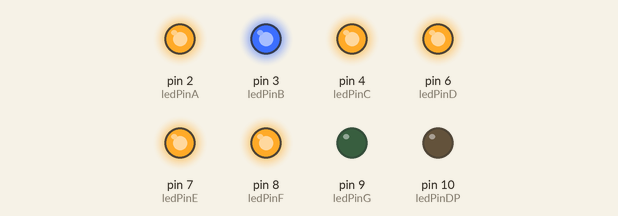
Recording of a sketch running on a simulated Arduino Uno, built with avr-gcc and run on an emulated ATmega328P. Shown: output pins drawn as LEDs (lit = HIGH).

Above: at 0.5 s.
At 2.5 s:
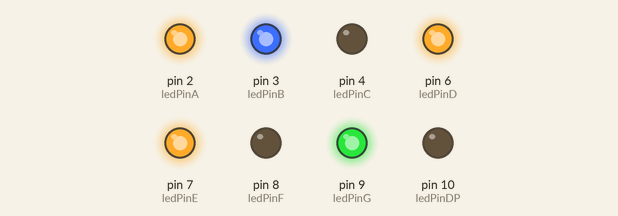
At 3.5 s:
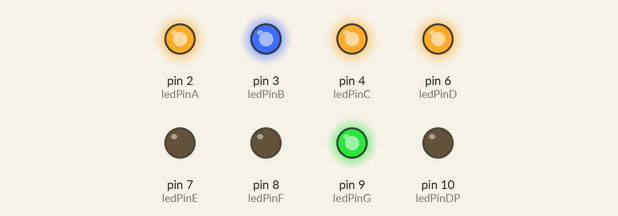
At 5.5 s:
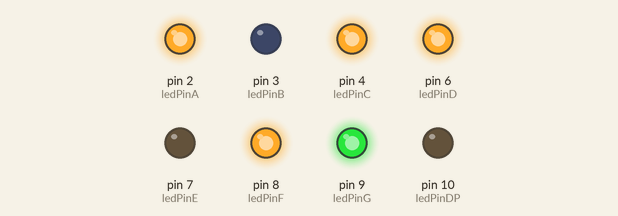
At 8.5 s:
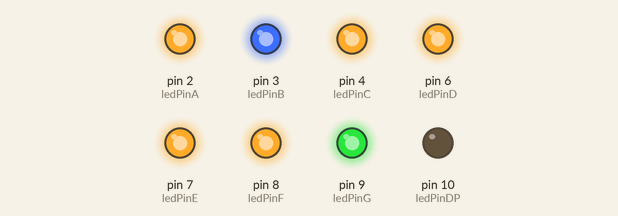
At 11.5 s:
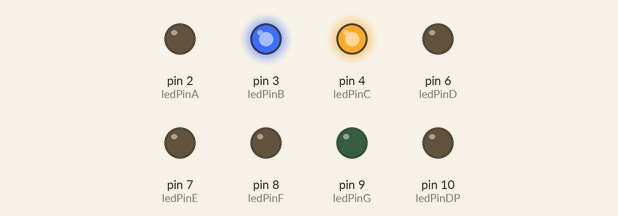
Timing chart, 0 to 13.0 s (numbered marks = the images above):
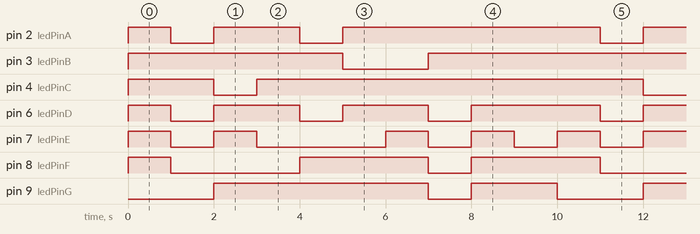

Measured:
- by itself, pin 2 (ledPinA): repeats every 10.0 s: LOW 1.0 s, HIGH 2.0 s, LOW 1.0 s, HIGH 6.0 s
- by itself, pin 3 (ledPinB): repeats every 10.0 s: LOW 2.0 s, HIGH 8.0 s
- by itself, pin 4 (ledPinC): repeats every 10.0 s: LOW 1.0 s, HIGH 9.0 s
- by itself, pin 6 (ledPinD): repeats every 10.0 s: 2 × (LOW 1.0 s, HIGH 2.0 s), LOW 1.0 s, HIGH 3.0 s
- by itself, pin 7 (ledPinE): repeats every 10.0 s: LOW 1.0 s, HIGH 1.0 s, LOW 3.0 s, 2 × (HIGH 1.0 s, LOW 1.0 s), HIGH 1.0 s
- by itself, pin 8 (ledPinF): repeats every 10.0 s: LOW 3.0 s, HIGH 3.0 s, LOW 1.0 s, HIGH 3.0 s
- by itself, pin 9 (ledPinG): repeats every 10.0 s: LOW 1.0 s, HIGH 2.0 s, LOW 2.0 s, HIGH 5.0 s

The sketch:

sketch_jan26a.ino
```cpp
long ledPinA = 2;
long ledPinB = 3;
long ledPinC = 4;
long ledPinD = 6;
long ledPinE = 7;
long ledPinF = 8;
long ledPinG = 9;
long ledPinDP = 10;


void setup() {
  pinMode(ledPinA, OUTPUT);
  pinMode(ledPinB, OUTPUT);
  pinMode(ledPinC, OUTPUT);
  pinMode(ledPinD, OUTPUT);
  pinMode(ledPinE, OUTPUT);
  pinMode(ledPinF, OUTPUT);
  pinMode(ledPinG, OUTPUT);
  pinMode(ledPinDP, OUTPUT);

}

void loop() {
  afficher0();
  delay(1000);
  afficher1();
  delay(1000);
  afficher2();
  delay(1000);
  afficher3();
  delay(1000);
  afficher4();
  delay(1000);
  afficher5();
  delay(1000);
  afficher6();
  delay(1000);
  afficher7();
  delay(1000);
  afficher8();
  delay(1000);
  afficher9();
  delay(1000);


}
void afficher0(){
  digitalWrite(ledPinA,HIGH);
  digitalWrite(ledPinB,HIGH);
  digitalWrite(ledPinC,HIGH);
  digitalWrite(ledPinD,HIGH);
  digitalWrite(ledPinE,HIGH);
  digitalWrite(ledPinF,HIGH);
  digitalWrite(ledPinG,LOW);
  digitalWrite(ledPinDP,LOW);
  }
  void afficher1(){
  digitalWrite(ledPinA,LOW);
  digitalWrite(ledPinB,HIGH);
  digitalWrite(ledPinC,HIGH);
  digitalWrite(ledPinD,LOW);
  digitalWrite(ledPinE,LOW);
  digitalWrite(ledPinF,LOW);
  digitalWrite(ledPinG,LOW);
  digitalWrite(ledPinDP,LOW);
  }
  void afficher2(){
  digitalWrite(ledPinA,HIGH);
  digitalWrite(ledPinB,HIGH);
  digitalWrite(ledPinC,LOW);
  digitalWrite(ledPinD,HIGH);
  digitalWrite(ledPinE,HIGH);
  digitalWrite(ledPinF,LOW);
  digitalWrite(ledPinG,HIGH);
  digitalWrite(ledPinDP,LOW);
  }
  void afficher3(){
  digitalWrite(ledPinA,HIGH);
  digitalWrite(ledPinB,HIGH);
  digitalWrite(ledPinC,HIGH);
  digitalWrite(ledPinD,HIGH);
  digitalWrite(ledPinE,LOW);
  digitalWrite(ledPinF,LOW);
  digitalWrite(ledPinG,HIGH);
  digitalWrite(ledPinDP,LOW);
  }
  void afficher4(){
  digitalWrite(ledPinA,LOW);
  digitalWrite(ledPinB,HIGH);
  digitalWrite(ledPinC,HIGH);
  digitalWrite(ledPinD,LOW);
  digitalWrite(ledPinE,LOW);
  digitalWrite(ledPinF,HIGH);
  digitalWrite(ledPinG,HIGH);
  digitalWrite(ledPinDP,LOW);
  }
  void afficher5(){
  digitalWrite(ledPinA,HIGH);
  digitalWrite(ledPinB,LOW);
  digitalWrite(ledPinC,HIGH);
  digitalWrite(ledPinD,HIGH);
  digitalWrite(ledPinE,LOW);
  digitalWrite(ledPinF,HIGH);
  digitalWrite(ledPinG,HIGH);
  digitalWrite(ledPinDP,LOW);
  }
  void afficher6(){
  digitalWrite(ledPinA,HIGH);
  digitalWrite(ledPinB,LOW);
  digitalWrite(ledPinC,HIGH);
  digitalWrite(ledPinD,HIGH);
  digitalWrite(ledPinE,HIGH);
  digitalWrite(ledPinF,HIGH);
  digitalWrite(ledPinG,HIGH);
  digitalWrite(ledPinDP,LOW);
  }
  void afficher7(){
  digitalWrite(ledPinA,HIGH);
  digitalWrite(ledPinB,HIGH);
  digitalWrite(ledPinC,HIGH);
  digitalWrite(ledPinD,LOW);
  digitalWrite(ledPinE,LOW);
  digitalWrite(ledPinF,LOW);
  digitalWrite(ledPinG,LOW);
  digitalWrite(ledPinDP,LOW);
  }
    void afficher8(){
  digitalWrite(ledPinA,HIGH);
  digitalWrite(ledPinB,HIGH);
  digitalWrite(ledPinC,HIGH);
  digitalWrite(ledPinD,HIGH);
  digitalWrite(ledPinE,HIGH);
  digitalWrite(ledPinF,HIGH);
  digitalWrite(ledPinG,HIGH);
  digitalWrite(ledPinDP,LOW);
  }
    void afficher9(){
  digitalWrite(ledPinA,HIGH);
  digitalWrite(ledPinB,HIGH);
  digitalWrite(ledPinC,HIGH);
  digitalWrite(ledPinD,HIGH);
  digitalWrite(ledPinE,LOW);
  digitalWrite(ledPinF,HIGH);
  digitalWrite(ledPinG,HIGH);
  digitalWrite(ledPinDP,LOW);
  }
```
